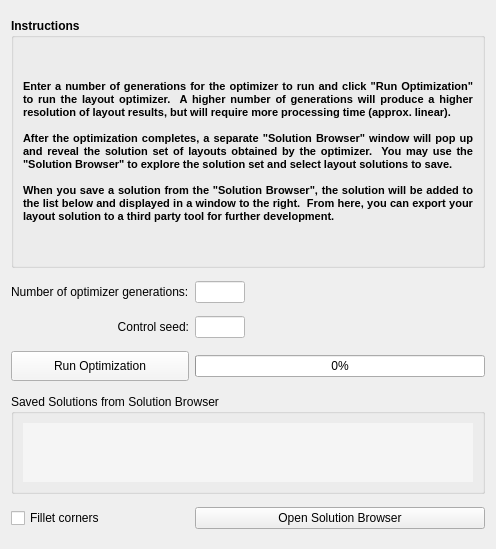
      <widget class="QWidget" name="page_4">
       <property name="geometry">
        <rect>
         <x>0</x>
         <y>0</y>
         <width>496</width>
         <height>549</height>
        </rect>
       </property>
       <attribute name="label">
        <string>Results</string>
       </attribute>
       <layout class="QGridLayout" name="gridLayout_4">
        <item row="0" column="0" colspan="2">
         <widget class="QGroupBox" name="groupBox_6">
          <property name="minimumSize">
           <size>
            <width>0</width>
            <height>0</height>
           </size>
          </property>
          <property name="maximumSize">
           <size>
            <width>16777215</width>
            <height>250</height>
           </size>
          </property>
          <property name="font">
           <font>
            <weight>75</weight>
            <bold>true</bold>
           </font>
          </property>
          <property name="title">
           <string>Instructions</string>
          </property>
          <layout class="QGridLayout" name="gridLayout_15">
           <item row="0" column="0">
            <widget class="QLabel" name="label_43">
             <property name="sizePolicy">
              <sizepolicy hsizetype="Preferred" vsizetype="Preferred">
               <horstretch>0</horstretch>
               <verstretch>0</verstretch>
              </sizepolicy>
             </property>
             <property name="text">
              <string>&lt;!DOCTYPE HTML PUBLIC &quot;-//W3C//DTD HTML 4.0//EN&quot; &quot;http://www.w3.org/TR/REC-html40/strict.dtd&quot;&gt;
&lt;html&gt;&lt;head&gt;&lt;meta name=&quot;qrichtext&quot; content=&quot;1&quot; /&gt;&lt;style type=&quot;text/css&quot;&gt;
p, li { white-space: pre-wrap; }
&lt;/style&gt;&lt;/head&gt;&lt;body style=&quot; font-family:'MS Shell Dlg 2'; font-size:8.25pt; font-weight:600; font-style:normal;&quot;&gt;
&lt;p align=&quot;justify&quot; style=&quot; margin-top:0px; margin-bottom:0px; margin-left:0px; margin-right:0px; -qt-block-indent:0; text-indent:0px;&quot;&gt;&lt;span style=&quot; font-size:8pt;&quot;&gt;Enter a number of generations for the optimizer to run and click &amp;quot;Run Optimization&amp;quot; to run the layout optimizer.  A higher number of generations will produce a higher resolution of layout results, but will require more processing time (approx. linear).&lt;/span&gt;&lt;/p&gt;
&lt;p align=&quot;justify&quot; style=&quot;-qt-paragraph-type:empty; margin-top:0px; margin-bottom:0px; margin-left:0px; margin-right:0px; -qt-block-indent:0; text-indent:0px; font-size:8pt;&quot;&gt;&lt;/p&gt;
&lt;p align=&quot;justify&quot; style=&quot; margin-top:0px; margin-bottom:0px; margin-left:0px; margin-right:0px; -qt-block-indent:0; text-indent:0px;&quot;&gt;&lt;span style=&quot; font-size:8pt;&quot;&gt;After the optimization completes, a separate &amp;quot;Solution Browser&amp;quot; window will pop up and reveal the solution set of layouts obtained by the optimizer.  You may use the &amp;quot;Solution Browser&amp;quot; to explore the solution set and select layout solutions to save.&lt;/span&gt;&lt;/p&gt;
&lt;p align=&quot;justify&quot; style=&quot;-qt-paragraph-type:empty; margin-top:0px; margin-bottom:0px; margin-left:0px; margin-right:0px; -qt-block-indent:0; text-indent:0px; font-size:8pt;&quot;&gt;&lt;/p&gt;
&lt;p align=&quot;justify&quot; style=&quot; margin-top:0px; margin-bottom:0px; margin-left:0px; margin-right:0px; -qt-block-indent:0; text-indent:0px;&quot;&gt;&lt;span style=&quot; font-size:8pt;&quot;&gt;When you save a solution from the &amp;quot;Solution Browser&amp;quot;, the solution will be added to the list below and displayed in a window to the right.  From here, you can export your layout solution to a third party tool for further development.&lt;/span&gt;&lt;/p&gt;&lt;/body&gt;&lt;/html&gt;</string>
             </property>
             <property name="wordWrap">
              <bool>true</bool>
             </property>
            </widget>
           </item>
          </layout>
         </widget>
        </item>
        <item row="1" column="0">
         <widget class="QLabel" name="label_26">
          <property name="text">
           <string>Number of optimizer generations:</string>
          </property>
          <property name="buddy">
           <cstring>txt_numGenerations</cstring>
          </property>
         </widget>
        </item>
        <item row="1" column="1">
         <widget class="QLineEdit" name="txt_numGenerations">
          <property name="maximumSize">
           <size>
            <width>50</width>
            <height>16777215</height>
           </size>
          </property>
          <property name="styleSheet">
           <string notr="true">background-color: rgb(255, 255, 255);</string>
          </property>
          <property name="inputMask">
           <string/>
          </property>
         </widget>
        </item>
        <item row="2" column="0">
         <widget class="QLabel" name="label_34">
          <property name="text">
           <string>Control seed:</string>
          </property>
          <property name="alignment">
           <set>Qt::AlignRight|Qt::AlignTrailing|Qt::AlignVCenter</set>
          </property>
          <property name="buddy">
           <cstring>txt_numGenerations</cstring>
          </property>
         </widget>
        </item>
        <item row="2" column="1">
         <widget class="QLineEdit" name="txt_numseed">
          <property name="maximumSize">
           <size>
            <width>50</width>
            <height>16777215</height>
           </size>
          </property>
          <property name="styleSheet">
           <string notr="true">background-color: rgb(255, 255, 255);</string>
          </property>
          <property name="inputMask">
           <string/>
          </property>
         </widget>
        </item>
        <item row="3" column="0">
         <widget class="QPushButton" name="btn_runSim">
          <property name="minimumSize">
           <size>
            <width>0</width>
            <height>30</height>
           </size>
          </property>
          <property name="palette">
           <palette>
            <active>
             <colorrole role="Button">
              <brush brushstyle="SolidPattern">
               <color alpha="255">
                <red>245</red>
                <green>245</green>
                <blue>245</blue>
               </color>
              </brush>
             </colorrole>
             <colorrole role="Base">
              <brush brushstyle="SolidPattern">
               <color alpha="255">
                <red>245</red>
                <green>245</green>
                <blue>245</blue>
               </color>
              </brush>
             </colorrole>
             <colorrole role="Window">
              <brush brushstyle="SolidPattern">
               <color alpha="255">
                <red>245</red>
                <green>245</green>
                <blue>245</blue>
               </color>
              </brush>
             </colorrole>
            </active>
            <inactive>
             <colorrole role="Button">
              <brush brushstyle="SolidPattern">
               <color alpha="255">
                <red>245</red>
                <green>245</green>
                <blue>245</blue>
               </color>
              </brush>
             </colorrole>
             <colorrole role="Base">
              <brush brushstyle="SolidPattern">
               <color alpha="255">
                <red>245</red>
                <green>245</green>
                <blue>245</blue>
               </color>
              </brush>
             </colorrole>
             <colorrole role="Window">
              <brush brushstyle="SolidPattern">
               <color alpha="255">
                <red>245</red>
                <green>245</green>
                <blue>245</blue>
               </color>
              </brush>
             </colorrole>
            </inactive>
            <disabled>
             <colorrole role="Button">
              <brush brushstyle="SolidPattern">
               <color alpha="255">
                <red>245</red>
                <green>245</green>
                <blue>245</blue>
               </color>
              </brush>
             </colorrole>
             <colorrole role="Base">
              <brush brushstyle="SolidPattern">
               <color alpha="255">
                <red>245</red>
                <green>245</green>
                <blue>245</blue>
               </color>
              </brush>
             </colorrole>
             <colorrole role="Window">
              <brush brushstyle="SolidPattern">
               <color alpha="255">
                <red>245</red>
                <green>245</green>
                <blue>245</blue>
               </color>
              </brush>
             </colorrole>
            </disabled>
           </palette>
          </property>
          <property name="text">
           <string>Run Optimization</string>
          </property>
          <property name="autoRepeat">
           <bool>false</bool>
          </property>
         </widget>
        </item>
        <item row="3" column="1">
         <widget class="QProgressBar" name="prgbar_optimize">
          <property name="value">
           <number>0</number>
          </property>
         </widget>
        </item>
        <item row="4" column="0" colspan="2">
         <widget class="QGroupBox" name="groupBox_7">
          <property name="enabled">
           <bool>true</bool>
          </property>
          <property name="sizePolicy">
           <sizepolicy hsizetype="Preferred" vsizetype="Preferred">
            <horstretch>0</horstretch>
            <verstretch>0</verstretch>
           </sizepolicy>
          </property>
          <property name="maximumSize">
           <size>
            <width>16777215</width>
            <height>100</height>
           </size>
          </property>
          <property name="title">
           <string>Saved Solutions from Solution Browser</string>
          </property>
          <layout class="QGridLayout" name="gridLayout_16">
           <item row="1" column="0">
            <widget class="QListWidget" name="lst_solution">
             <property name="sizePolicy">
              <sizepolicy hsizetype="Preferred" vsizetype="Preferred">
               <horstretch>0</horstretch>
               <verstretch>0</verstretch>
              </sizepolicy>
             </property>
             <property name="maximumSize">
              <size>
               <width>16777215</width>
               <height>16777215</height>
              </size>
             </property>
             <property name="palette">
              <palette>
               <active>
                <colorrole role="Button">
                 <brush brushstyle="SolidPattern">
                  <color alpha="255">
                   <red>245</red>
                   <green>245</green>
                   <blue>245</blue>
                  </color>
                 </brush>
                </colorrole>
                <colorrole role="Base">
                 <brush brushstyle="SolidPattern">
                  <color alpha="255">
                   <red>245</red>
                   <green>245</green>
                   <blue>245</blue>
                  </color>
                 </brush>
                </colorrole>
                <colorrole role="Window">
                 <brush brushstyle="SolidPattern">
                  <color alpha="255">
                   <red>245</red>
                   <green>245</green>
                   <blue>245</blue>
                  </color>
                 </brush>
                </colorrole>
               </active>
               <inactive>
                <colorrole role="Button">
                 <brush brushstyle="SolidPattern">
                  <color alpha="255">
                   <red>245</red>
                   <green>245</green>
                   <blue>245</blue>
                  </color>
                 </brush>
                </colorrole>
                <colorrole role="Base">
                 <brush brushstyle="SolidPattern">
                  <color alpha="255">
                   <red>245</red>
                   <green>245</green>
                   <blue>245</blue>
                  </color>
                 </brush>
                </colorrole>
                <colorrole role="Window">
                 <brush brushstyle="SolidPattern">
                  <color alpha="255">
                   <red>245</red>
                   <green>245</green>
                   <blue>245</blue>
                  </color>
                 </brush>
                </colorrole>
               </inactive>
               <disabled>
                <colorrole role="Button">
                 <brush brushstyle="SolidPattern">
                  <color alpha="255">
                   <red>245</red>
                   <green>245</green>
                   <blue>245</blue>
                  </color>
                 </brush>
                </colorrole>
                <colorrole role="Base">
                 <brush brushstyle="SolidPattern">
                  <color alpha="255">
                   <red>245</red>
                   <green>245</green>
                   <blue>245</blue>
                  </color>
                 </brush>
                </colorrole>
                <colorrole role="Window">
                 <brush brushstyle="SolidPattern">
                  <color alpha="255">
                   <red>245</red>
                   <green>245</green>
                   <blue>245</blue>
                  </color>
                 </brush>
                </colorrole>
               </disabled>
              </palette>
             </property>
             <property name="frameShape">
              <enum>QFrame::NoFrame</enum>
             </property>
             <property name="frameShadow">
              <enum>QFrame::Plain</enum>
             </property>
            </widget>
           </item>
          </layout>
         </widget>
        </item>
        <item row="5" column="0">
         <widget class="QCheckBox" name="checkBox_fillet">
          <property name="text">
           <string>Fillet corners</string>
          </property>
         </widget>
        </item>
        <item row="5" column="1">
         <widget class="QPushButton" name="btn_open_sol_browser">
          <property name="text">
           <string>Open Solution Browser</string>
          </property>
         </widget>
        </item>
       </layout>
      </widget>
